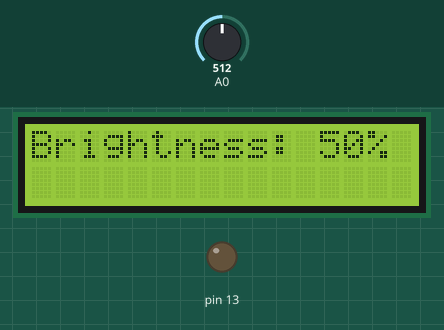
Simulated run of this sketch. Board: Arduino Uno, built with avr-gcc and run on an emulated ATmega328P. On the bench: 16×2 character LCD, output pins drawn as LEDs (lit = HIGH). Inputs (shaded band) come from the test bench; at power-on: A0 = 512.

Above: at 1.2 s.
1.3 s: A0 set to 531
At 2.1 s:
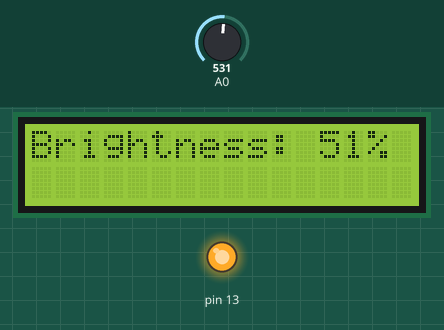
2.8 s: A0 set to 511
At 3.2 s:
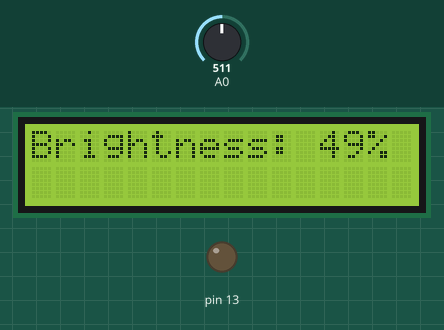
4.3 s: A0 set to 306
At 5.4 s:
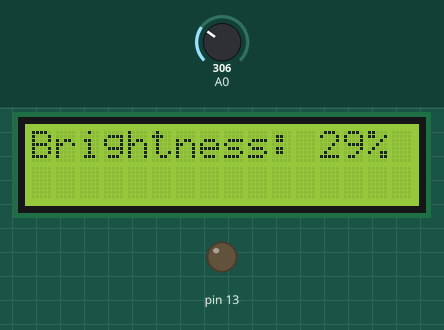
Timing chart, 0 to 7.3 s (numbered marks = the images above; inputs shaded):
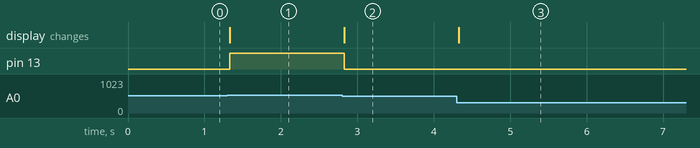

Measured:
- the behaviour switches between 513 and 514 on A0 (found by bisection; images 0 and 1)
- after the input at 1.3 s, pin 13: LOW → HIGH at once; the display: changes at once (image 1)
- after the input at 2.8 s, pin 13: HIGH → LOW at once; the display: changes at once (image 2)
- after the input at 4.3 s, the display: changes at once (image 3)

The sketch:

brightness_control_with_potentiometer_code.ino
```cpp
#include <LiquidCrystal_I2C.h>
LiquidCrystal_I2C lcd(0x27, 16,2);
void setup() {
  pinMode(A0, INPUT);
  pinMode(13, OUTPUT);
  lcd.init();
  lcd.backlight();
}
void loop() {
  int value = analogRead(A0);
  int pwm_value = map(value, 0,1023,0,255);
  int percent = map(value, 0,1023,0,100);
  lcd.setCursor(0,0);
  lcd.print("Brightness: ");
  lcd.print(percent);
  lcd.print("%   ");
  analogWrite(13, pwm_value);
}
```
